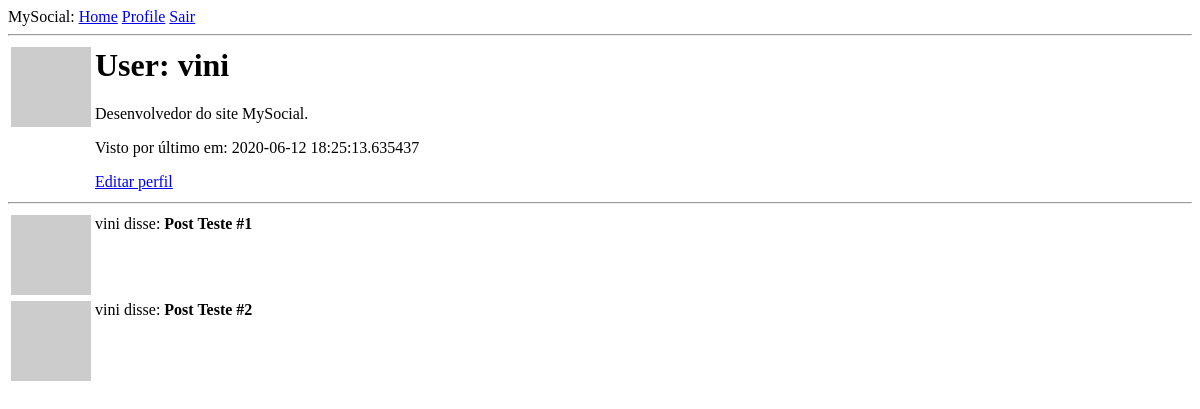
The app's page /user/vini (signed in), older data.
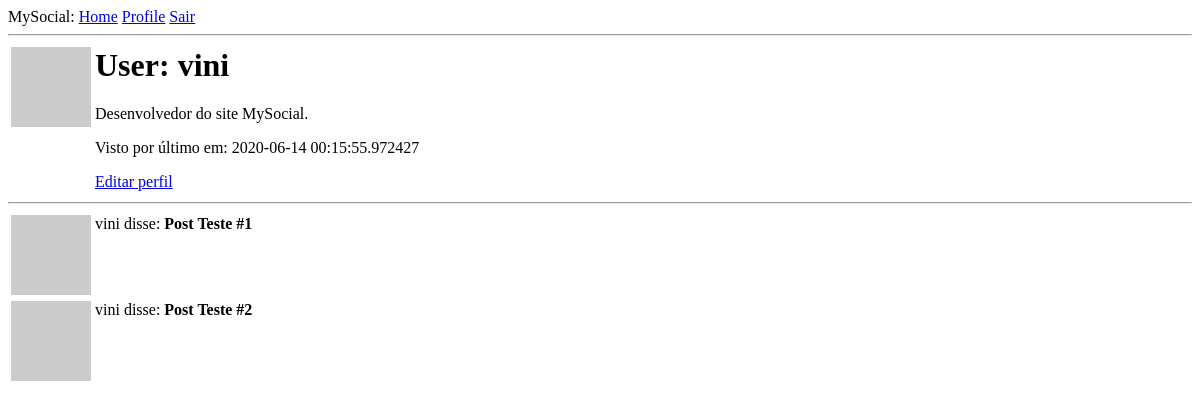
The same page, newer data.
### app/models.py (models this page shows, shortened)
class User(UserMixin, db.Model):
    id = db.Column(db.Integer, primary_key=True)
    username = db.Column(db.String(64), index=True, unique=True, nullable=False)
    email = db.Column(db.String(120), index=True, unique=True, nullable=False)
    password_hash = db.Column(db.String(128), nullable=False)
    about = db.Column(db.String(140))
    last_seen = db.Column(db.DateTime, default=datetime.utcnow)
    posts = db.relationship('Post', back_populates='author', lazy='dynamic')
    def avatar(self, size):
        digest = md5(self.email.lower().encode('utf-8')).hexdigest()
        return f'https://www.gravatar.com/avatar/{digest}?d=identicon&s={size}'

### app/routes.py (the view)
@app.route('/user/<username>')
@login_required
def user(username):
    user = User.query.filter_by(username=username).first_or_404()
    posts = [
        {'author': user, 'body': 'Post Teste #1'},
        {'author': user, 'body': 'Post Teste #2'}
    ]
    return render_template('user.html', user=user, posts=posts)

### app/models.py (called while the page is built)
@login.user_loader
def load_user(user_id):
    return User.query.get(int(user_id))

### app/routes.py (called while the page is built)
@app.before_request
def before_request():
    if current_user.is_authenticated:
        current_user.last_seen = datetime.utcnow()
        db.session.commit()

### app/templates/user.html
{% extends "base.html" %}
{% block content %}
    <table>
        <tr valign="top">
            <td><img src="{{ user.avatar(128) }}"</td>
            <td>
                <h1>User: {{ user.username }}</h1>
                {% if user.about %}
                    <p>{{ user.about }}</p>
                {% endif %}
                {% if user.last_seen %}
                    <p>Visto por último em: {{ user.last_seen }}</p>
                {% endif %}
                {% if user == current_user %}
                <p><a href="{{ url_for('edit_profile') }}">Editar perfil</a></p>
                {% endif %}
            </td>
        </tr>
    </table>
    <hr>
    {% for post in posts %}
        {% include '_post.html' %}
    {% endfor %}
{% endblock %}

### app/templates/base.html (shortened to what this page needs)
<html>
    <head>
    </head>
    <body>
        <div>MySocial:
            <a href="{{ url_for('index') }}">Home</a>
            {% if current_user.is_anonymous %}
            <a href="{{ url_for('login') }}">Login</a>
            {% else %}
            <a href="{{ url_for('user', username=current_user.username) }}">Profile</a>
            <a href="{{ url_for('logout') }}">Sair</a>
            {% endif %}
        </div>
        <hr>
        {% block content %}{% endblock %}
    </body>
</html>

### app/templates/_post.html
<table>
    <tr valign="top">
        <td><img src="{{ post.author.avatar(36) }}" </td>
        <td>{{ post.author.username }} disse: <b>{{ post.body }}</b></td>
    </tr>
</table>

Row changes from the older to the newer data that the page shows:
changed User "vini": last_seen "2020-06-12 18:25:13.635437" → "2020-06-14 00:15:55.972427"
